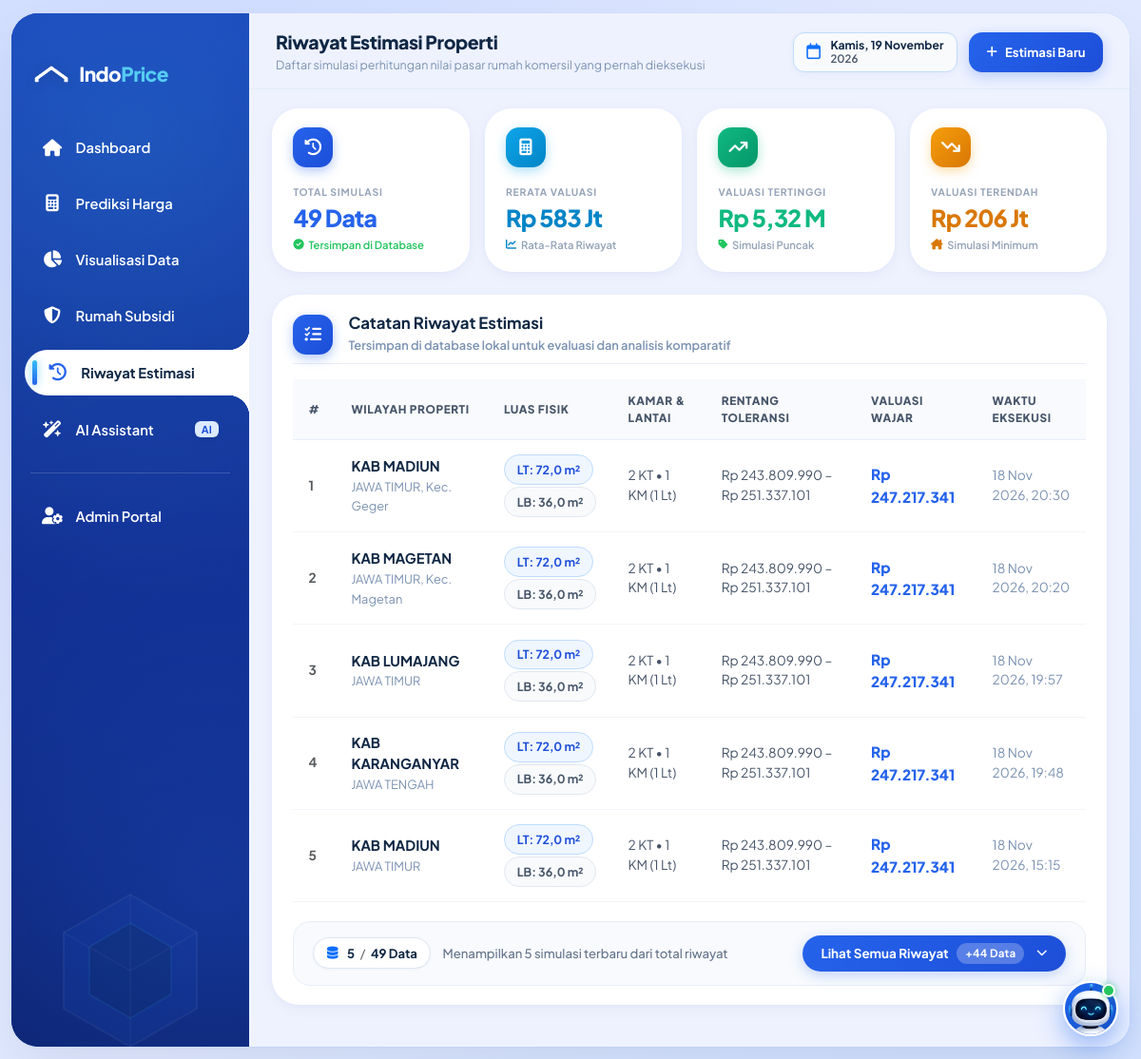
The page /history/ on the database as committed earlier.
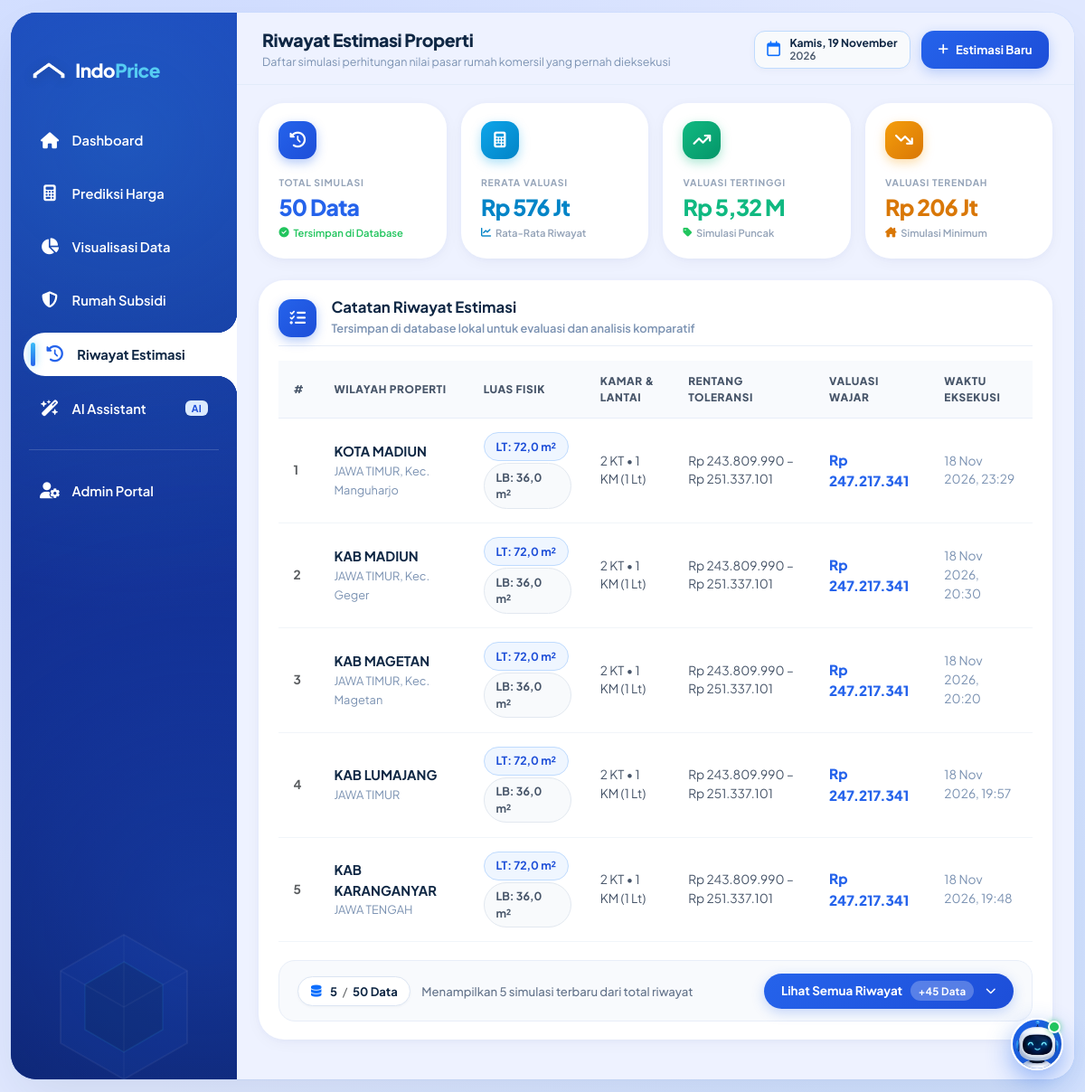
The same page on the database as committed later.
### prediction/models.py (models this page shows, shortened)
class PredictionHistory(models.Model):
    province = models.CharField(max_length=100, verbose_name="Provinsi")
    city_regency = models.CharField(max_length=100, verbose_name="Kabupaten/Kota")
    district = models.CharField(max_length=100, blank=True, null=True, verbose_name="Kecamatan")
    land_area_m2 = models.FloatField(verbose_name="Luas Tanah (m²)")
    building_area_m2 = models.FloatField(verbose_name="Luas Bangunan (m²)")
    bedrooms = models.IntegerField(verbose_name="Kamar Tidur")
    bathrooms = models.IntegerField(verbose_name="Kamar Mandi")
    floors = models.IntegerField(default=1, verbose_name="Lantai")
    predicted_price = models.BigIntegerField(verbose_name="Estimasi Harga (Rp)")
    price_low = models.BigIntegerField(blank=True, null=True, verbose_name="Batas Bawah (Rp)")
    price_high = models.BigIntegerField(blank=True, null=True, verbose_name="Batas Atas (Rp)")
    created_at = models.DateTimeField(auto_now_add=True, verbose_name="Waktu Prediksi")
    class Meta:
        ordering = ['-created_at']
        verbose_name = "Riwayat Prediksi"
        verbose_name_plural = "Riwayat Prediksi"

### prediction/views.py (the view)
# urls.py: path('history/', views.history_view, name='history'),
def history_view(request):
    from django.db.models import Avg, Max, Min
    histories = PredictionHistory.objects.all()[:100]
    total_count = PredictionHistory.objects.count()
    agg = PredictionHistory.objects.aggregate(
        avg_price=Avg('predicted_price'),
        max_price=Max('predicted_price'),
        min_price=Min('predicted_price')
    )
    def _format_short(val):
        if not val:
            return "0"
        if val >= 1_000_000_000:
            return f"Rp {val / 1_000_000_000:.2f} M".replace('.', ',')
        elif val >= 1_000_000:
            return f"Rp {val / 1_000_000:.0f} Jt"
        return f"Rp {int(val):,}".replace(',', '.')
    history_stats = {
        'total_count': total_count,
        'avg_price_display': _format_short(agg['avg_price']),
        'max_price_display': _format_short(agg['max_price']),
        'min_price_display': _format_short(agg['min_price']),
    }
    return render(request, 'prediction/history.html', {
        'histories': histories,
        'history_stats': history_stats
    })

### templates/prediction/history.html (shortened to what this page needs)
{% extends 'base.html' %}
{% load rupiah_tags %}
{% block page_title %}Riwayat Estimasi Properti{% endblock %}
{% block page_subtitle %}Daftar simulasi perhitungan nilai pasar rumah komersil yang pernah dieksekusi{% endblock %}
{% block content %}
<div class="row g-3 mb-4">
    <div class="col-sm-6 col-xl-3 d-flex">
        <div class="stat-pill-card w-100">
            <div class="stat-icon-wrapper blue">
                <i class="fa-solid fa-clock-rotate-left"></i>
            </div>
            <div class="stat-info-wrapper">
                <div class="stat-meta-label">Total Simulasi</div>
                <h3 class="stat-meta-value" style="color: #2563EB;">{{ history_stats.total_count }} Data</h3>
                <span class="stat-meta-sub">
                    <i class="fa-solid fa-circle-check" style="color: #22C55E;"></i>
                    <span style="color: #22C55E;">Tersimpan di Database</span>
                </span>
            </div>
        </div>
    </div>
    <div class="col-sm-6 col-xl-3 d-flex">
        <div class="stat-pill-card w-100">
            <div class="stat-icon-wrapper sky">
                <i class="fa-solid fa-calculator"></i>
            </div>
            <div class="stat-info-wrapper">
                <div class="stat-meta-label">Rerata Valuasi</div>
                <h3 class="stat-meta-value" style="color: #0284C7;">{{ history_stats.avg_price_display }}</h3>
                <span class="stat-meta-sub">
                    <i class="fa-solid fa-chart-line" style="color: #0284C7;"></i>
                    <span>Rata-Rata Riwayat</span>
                </span>
            </div>
        </div>
    </div>
    <div class="col-sm-6 col-xl-3 d-flex">
        <div class="stat-pill-card w-100">
            <div class="stat-icon-wrapper emerald">
                <i class="fa-solid fa-arrow-trend-up"></i>
            </div>
            <div class="stat-info-wrapper">
                <div class="stat-meta-label">Valuasi Tertinggi</div>
                <h3 class="stat-meta-value" style="color: #10B981;">{{ history_stats.max_price_display }}</h3>
                <span class="stat-meta-sub">
                    <i class="fa-solid fa-tag" style="color: #22C55E;"></i>
                    <span>Simulasi Puncak</span>
                </span>
            </div>
        </div>
    </div>
    <div class="col-sm-6 col-xl-3 d-flex">
        <div class="stat-pill-card w-100">
            <div class="stat-icon-wrapper amber">
                <i class="fa-solid fa-arrow-trend-down"></i>
            </div>
            <div class="stat-info-wrapper">
                <div class="stat-meta-label">Valuasi Terendah</div>
                <h3 class="stat-meta-value" style="color: #D97706;">{{ history_stats.min_price_display }}</h3>
                <span class="stat-meta-sub">
                    <i class="fa-solid fa-house-chimney" style="color: #D97706;"></i>
                    <span>Simulasi Minimum</span>
                </span>
            </div>
        </div>
    </div>
</div>
<div class="card-soft mb-4">
    <div class="d-flex align-items-center mb-3 pb-2" style="border-bottom: 1px solid #E8EEF8;">
        <div class="stat-icon-wrapper blue me-3" style="width: 42px; height: 42px; font-size: 1.1rem; border-radius: 14px; margin-bottom: 0;">
            <i class="fa-solid fa-list-check"></i>
        </div>
        <div>
            <h5 class="fw-bold mb-0" style="color: #0F2744; font-size: 1.05rem;">Catatan Riwayat Estimasi</h5>
            <small class="fw-semibold" style="color: #7B92B2; font-size: 0.8rem;">Tersimpan di database lokal untuk evaluasi dan analisis komparatif</small>
        </div>
    </div>
    {% if histories %}
        <div class="table-responsive">
            <table class="table-custom">
                <thead>
                    <tr>
                        <th style="width: 45px;">#</th>
                        <th>Wilayah Properti</th>
                        <th>Luas Fisik</th>
                        <th>Kamar & Lantai</th>
                        <th>Rentang Toleransi</th>
                        <th>Valuasi Wajar</th>
                        <th>Waktu Eksekusi</th>
                    </tr>
                </thead>
                <tbody>
                    {% for h in histories %}
                    <tr class="history-item-row{% if forloop.counter > 5 %} history-row-extra d-none{% endif %}">
                        <td class="text-muted small fw-bold">{{ forloop.counter }}</td>
                        <td>
                            <strong style="color: #0F2744; font-size: 0.92rem;">{{ h.city_regency }}</strong><br>
                            <span style="color: #7B92B2; font-size: 0.8rem;">{{ h.province }}{% if h.district %}, Kec. {{ h.district }}{% endif %}</span>
                        </td>
                        <td>
                            <span class="badge-pill-soft" style="background: #EFF6FF; color: #1D4ED8; border: 1px solid #BFDBFE; font-weight: 700; margin-bottom: 2px;">LT: {{ h.land_area_m2 }} m²</span>
                            <span class="badge-pill-soft" style="background: #F8FAFC; color: #475569; border: 1px solid #E2E8F0; font-weight: 700;">LB: {{ h.building_area_m2 }} m²</span>
                        </td>
                        <td class="small" style="color: #475569;">
                            {{ h.bedrooms }} KT &bull; {{ h.bathrooms }} KM ({{ h.floors }} Lt)
                        </td>
                        <td class="small" style="color: #475569;">
                            Rp {{ h.price_low|rupiah }} &ndash; Rp {{ h.price_high|rupiah }}
                        </td>
                        <td>
                            <strong style="color: #2563EB; font-size: 0.96rem; font-weight: 800;">
                                Rp {{ h.predicted_price|rupiah }}
                            </strong>
                        </td>
                        <td class="small" style="color: #7B92B2;">{{ h.created_at|date:"d M Y, H:i" }}</td>
                    </tr>
                    {% endfor %}
                </tbody>
            </table>
        </div>
        <div class="history-table-footer">
            <div class="history-footer-info">
                <span class="history-data-pill">
                    <i class="fa-solid fa-database text-primary me-1"></i>
                    <span id="history-visible-count">{% if histories|length > 5 %}5{% else %}{{ histories|length }}{% endif %}</span>
                    <span class="text-muted fw-normal">/</span>
                    <span>{{ histories|length }} Data</span>
                </span>
                <span class="history-footer-subtext" id="history-footer-subtext">
                    {% if histories|length > 5 %}
                        Menampilkan 5 simulasi terbaru dari total riwayat
                    {% else %}
                        Menampilkan seluruh riwayat simulasi yang tercatat
                    {% endif %}
                </span>
            </div>
            {% if histories|length > 5 %}
            <button type="button" id="btn-toggle-history" class="btn-history-toggle" aria-expanded="false">
                <span id="btn-toggle-label">Lihat Semua Riwayat</span>
                <span class="history-count-badge" id="btn-toggle-badge">+{{ histories|length|add:"-5" }} Data</span>
                <i id="btn-toggle-icon" class="fa-solid fa-chevron-down ms-1"></i>
            </button>
            {% endif %}
        </div>
    {% endif %}
</div>
{% endblock %}

### templates/base.html (shortened to what this page needs)
{% load static %}
<!DOCTYPE html>
<html lang="id">
<head>
    <link href="https://cdn.jsdelivr.net/npm/bootstrap@5.3.2/dist/css/bootstrap.min.css" rel="stylesheet">
    <link href="https://cdnjs.cloudflare.com/ajax/libs/font-awesome/6.5.1/css/all.min.css" rel="stylesheet">
    <link rel="stylesheet" href="{% static 'css/style.css' %}?v=4.9">
</head>
<body>
    <div class="app-shell">
        <aside class="sidebar">
            <a href="{% url 'prediction:dashboard' %}" class="brand-wrapper" title="IndoPrice Property Analytics">
                <div class="brand-icon-wrap">
                    <img src="{% static 'img/logo-icon.webp' %}" alt="IndoPrice House Icon" class="brand-icon-img">
                </div>
                <div class="brand-text-wrap">
                    <span class="brand-text-indo">Indo</span><span class="brand-text-price">Price</span>
                </div>
            </a>
            <ul class="nav-menu">
                <li>
                    <a href="{% url 'prediction:dashboard' %}" class="nav-item-link {% if request.resolver_match.url_name == 'dashboard' %}active{% endif %}">
                        <i class="fa-solid fa-house"></i>
                        <span>Dashboard</span>
                    </a>
                </li>
                <li>
                    <a href="{% url 'prediction:predict' %}" class="nav-item-link {% if request.resolver_match.url_name == 'predict' %}active{% endif %}">
                        <i class="fa-solid fa-calculator"></i>
                        <span>Prediksi Harga</span>
                    </a>
                </li>
                <li>
                    <a href="{% url 'prediction:visualisasi' %}" class="nav-item-link {% if request.resolver_match.url_name == 'visualisasi' %}active{% endif %}">
                        <i class="fa-solid fa-chart-pie"></i>
                        <span>Visualisasi Data</span>
                    </a>
                </li>
                <li>
                    <a href="{% url 'prediction:subsidi' %}" class="nav-item-link {% if request.resolver_match.url_name == 'subsidi' %}active{% endif %}">
                        <i class="fa-solid fa-shield-halved"></i>
                        <span>Rumah Subsidi</span>
                    </a>
                </li>
                <li>
                    <a href="{% url 'prediction:history' %}" class="nav-item-link {% if request.resolver_match.url_name == 'history' %}active{% endif %}">
                        <span class="active-indicator-bar"></span>
                        <i class="fa-solid fa-clock-rotate-left"></i>
                        <span>Riwayat Estimasi</span>
                    </a>
                </li>
                <li>
                    <a href="javascript:void(0)" class="nav-item-link" onclick="openChatbotFromSidebar()" id="sidebar-ai-link" title="Buka IndoPrice AI Assistant">
                        <i class="fa-solid fa-wand-magic-sparkles"></i>
                        <span>AI Assistant</span>
                        <span class="nav-ai-badge">AI</span>
                    </a>
                </li>
                <li class="sidebar-divider-container">
                    <div class="sidebar-divider"></div>
                </li>
                <li>
                    <a href="{% url 'admin:index' %}" class="nav-item-link" target="_blank" rel="noopener">
                        <i class="fa-solid fa-user-gear"></i>
                        <span>Admin Portal</span>
                    </a>
                </li>
            </ul>
            <div class="sidebar-decor-bg" aria-hidden="true">
            </div>
        </aside>
        <main class="main-stage">
            <header class="topbar">
                <div class="topbar-greeting">
                    <h1>{% block page_title %}Dashboard Pasar Properti{% endblock %}</h1>
                    <p>{% block page_subtitle %}Eksplorasi wawasan harga perumahan di Indonesia berbasis data transaksi riil{% endblock %}</p>
                </div>
                <div class="topbar-meta">
                    <div class="date-pill" id="live-date-pill" style="padding: 0.35rem 0.85rem; border-radius: 12px; background: #F8FAFC; border: 1.5px solid #BFDBFE; flex-shrink: 0;">
                        <i class="fa-regular fa-calendar text-primary" style="font-size: 1.05rem;"></i>
                        <div id="current-date-text" style="line-height: 1.25; font-size: 0.76rem; text-align: left;">
                            <span id="date-part-text" style="display: block; font-weight: 700; color: #0F2744; white-space: nowrap;">Rabu, 18 November</span>
                            <span id="year-part-text" style="display: block; font-size: 0.72rem; font-weight: 600; color: #475569;">2026</span>
                        </div>
                    </div>
                    <a href="{% url 'prediction:predict' %}" class="btn-primary-action" style="flex-shrink: 0;">
                        <i class="fa-solid fa-plus"></i>
                        <span>Estimasi Baru</span>
                    </a>
                </div>
            </header>
            <section class="stage-content">
                {% block content %}{% endblock %}
            </section>
        </main>
    </div>
    <div class="chatbot-widget-container">
        <button id="chatbot-toggle-btn" class="chatbot-toggle-btn" title="AI Support Assistant" aria-label="Buka Chatbot IndoPrice AI" onclick="toggleChatbot()">
            <span class="chatbot-status-dot"></span>
            <img src="{% static 'img/profil-neon.webp' %}" alt="Bot" id="chatbot-icon-open" class="toggle-avatar-img">
        </button>
    </div>
</body>
</html>

Rows that differ between the two databases and show on the page:
no longer on this page (row unchanged): PredictionHistory: city_regency "KAB MADIUN", province "JAWA TIMUR", land_area_m2 "72,0", building_area_m2 "36,0", bedrooms "2", bathrooms "1", floors "1", price_low|rupiah "243.809.990", price_high|rupiah "251.337.101", predicted_price|rupiah "247.217.341", created_at "18 Nov 2026, 15:15"
added PredictionHistory: city_regency "KOTA MADIUN", province "JAWA TIMUR", district "Manguharjo", land_area_m2 "72,0", building_area_m2 "36,0", bedrooms "2", bathrooms "1", floors "1", price_low|rupiah "243.809.990", price_high|rupiah "251.337.101", predicted_price|rupiah "247.217.341", created_at "18 Nov 2026, 23:29"
Other text that changed with them:
{{ history_stats.total_count }}: "49" → "50"
{{ history_stats.avg_price_display }}: "Rp 583 Jt" → "Rp 576 Jt"
{{ histories|length }}: "49" → "50"
{{ histories|length|add:"-5" }}: "44" → "45"
